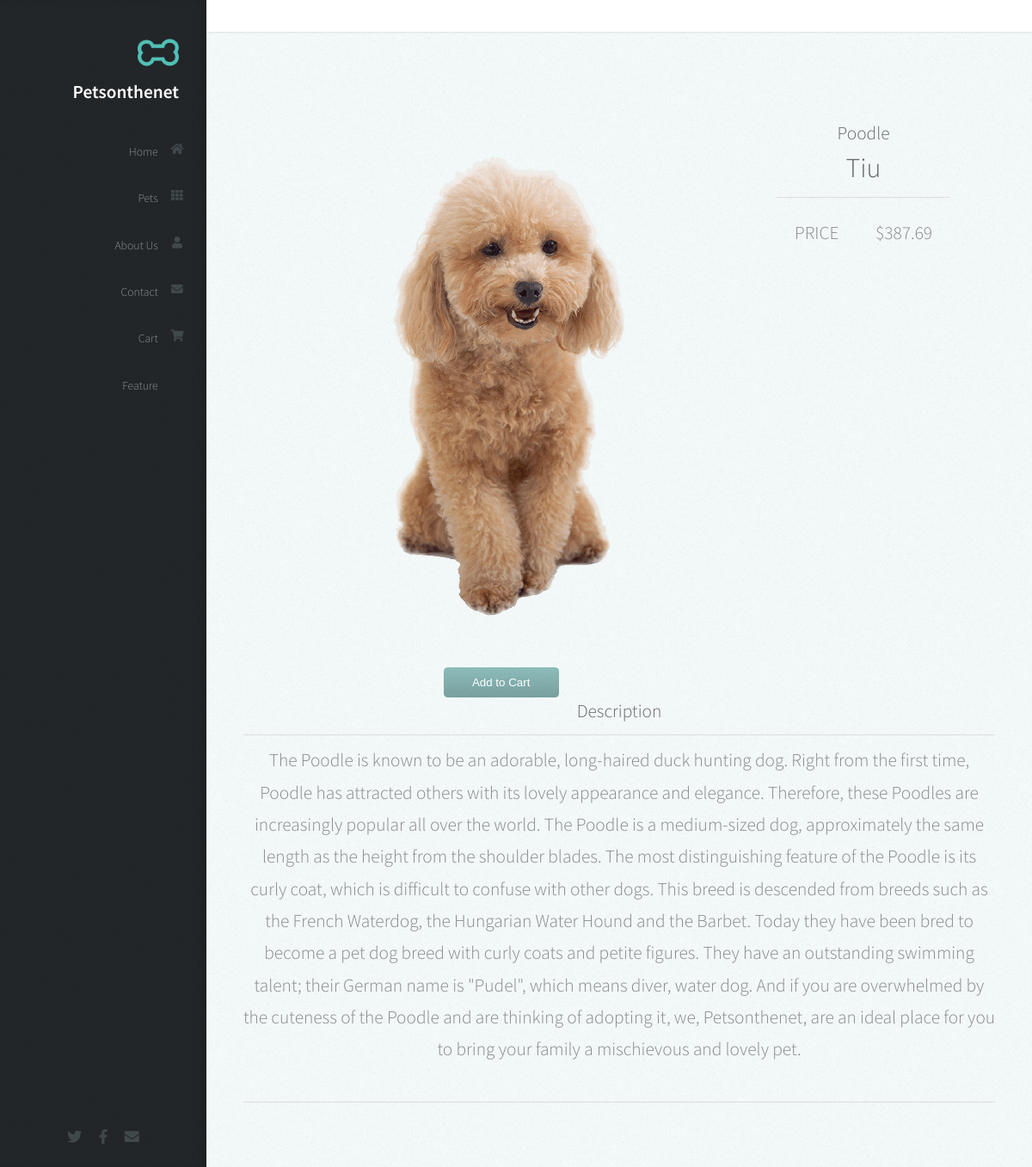
The page /product.php on the database its author committed.
### tables this page shows
CREATE TABLE pet_info (
  `pet_id` INT PRIMARY KEY AUTO_INCREMENT,
  `name` varchar(255) NOT NULL,
  `breed` varchar(255) NOT NULL,
  `species` varchar(50) NOT NULL,
  `color` varchar(255) NOT NULL,
  `description` varchar(1000),
  `price` double(10,2) NOT NULL,
  `image` varchar(255) NOT NULL,
  `number_sold` INT NOT NULL
);

### product.php (called while the page is built, shortened)
<?php
    include('header.php')
?>
<?php
    include('partial/_petinfo.php')
?>

### database/DBController.php (called while the page is built, shortened)
<?php
class DBController
{
    protected $host = 'sql300.epizy.com';
    protected $user = 'epiz_31711007';
    protected $password = 'CTJJ4ZQ3JagS';
    protected $database = "epiz_31711007_XXX";
    public function __construct()
    {
        $this->con = mysqli_connect($this->host, $this->user, $this->password, $this->database);
    }
}

### function.php (called while the page is built, shortened)
<?php
    require ('./database/DBController.php');
    require ('./database/Product.php');
$db = new DBController();
$product = new Product($db);
$product_shuffle = $product->getData();
$Cart = new cart($db);

### database/Product.php (called while the page is built, shortened)
<?php
class Product
{
    public $db = null;
    public function __construct(DBController $db)
    {
        $this->db = $db;
    }
    public function getData($table = 'pet_info'){
        $result = $this->db->con->query("SELECT * FROM {$table}");
        $resultArray = array();
        while ($pets = mysqli_fetch_array($result, MYSQLI_ASSOC)){
            $resultArray[] = $pets;
        }
        return $resultArray;
    }
}

### partial/_petinfo.php (the view, shortened to what this page needs)
<?php
    $pet_id = $_GET['pet_id'] ?? 1;
    foreach ($product->getData() as $item) :
        if ($item['pet_id'] == $pet_id) :
?>
<section id="pet_info" class="two">
    <div class="container">
        <div class="row">
            <div class="col-sm-6">
				<br>
                <img src="<?php echo $item['image'] ?? "./images/pet (1).jpg" ?>" alt="Responsive image" class="img-fluid">
                <div class="col-4 col-12-mobile">
                    <div class="col">
                    <br>
                    <form method="post">
                            <?php
                            if (in_array($item['pet_id'], $Cart->getCartId($product->getData('cart')) ?? [])){
                                echo '<button type="submit" disabled class="btn btn-success font-size-12">In the Cart</button>';
                            }else{
                                echo '<button type="submit" name="top_sale_submit" class="btn btn-warning font-size-12">Add to Cart</button>';
                            }
                            ?>
                        </form>
                    </div>
                </div>
            </div>
            <div class="col-sm-6 py-5">
				<br>
                <h5 class="font-baloo font-size-20"><?php echo $item['breed'] ?? "Poodle Toy Brown"; ?></h5>
                <strong><h3 class="font-baloo font-size-20"><?php echo $item['name'] ?? "Unknown"; ?></h3></strong>
                <hr class="m-0">
                <table class="my-3">
                    <tr class="font-rale font-size-14">
                        <strong><td>PRICE </td></strong>
                        <td class="font-size-20 text-danger">$<span><?php echo $item['price'] ?? 0; ?></span><small class="text-dark font-size-12"></small></td>
                    </tr>
                </table>
            </div>
        </div>
        <div class="col-12">
            <h4 class="font-rubik"><b>Description</b></h4>
            <hr>
            <p class="font-rale font-size-14"><?php echo $item['description'] ?? "Unknown"; ?></p>
            <hr>
		</div>
        </div>
    </div>
<?php
        endif;
        endforeach;
?>

### header.php (shortened to what this page needs)
<!DOCTYPE HTML>
<html>
	<head>
		<link rel="stylesheet" href="assets/css/main.css" />
	<?php
    	require ('function.php');
    ?>
	</head>
	<body class="is-preload">
			<div id="header">
				<div class="top">
						<div id="logo">
							<span class="image avatar48"><img src="images/Petsonthenet (Logo).png" alt="" /></span>
							<h1 id="title">Petsonthenet</h1>
						</div>
						<nav id="nav">
							<ul>
								<li><a href="index.php#top" id="top-link"><span class="icon solid fa-home">Home</span></a></li>
								<li><a href="index.php#product" id="products-link"><span class="icon solid fa-th">Pets</span></a></li>
								<li><a href="index.php#about" id="about-link"><span class="icon solid fa-user">About Us</span></a></li>
								<li><a href="index.php#contact" id="contact-link"><span class="icon solid fa-envelope">Contact</span></a></li>
								<li><a href="user_cart.php" id="cart"><span class="icon solid fa-shopping-cart">Cart</span></a></li>
								<li><a href="index.php#feature" id="feature-link"><span class="icon solid fa-bar-chart">Feature</span></a></li>
							</ul>
						</nav>
				</div>
				<div class="bottom">
						<ul class="icons">
							<li><a href="#" class="icon brands fa-twitter"><span class="label">Twitter</span></a></li>
							<li><a href="#" class="icon brands fa-facebook-f"><span class="label">Facebook</span></a></li>
							<li><a href="#" class="icon solid fa-envelope"><span class="label">Email</span></a></li>
						</ul>
				</div>
			</div>
			<div id="main">

### rows shown on the page
pet_info: image (picture), breed "Poodle", name "Tiu", price "387.69", description "The Poodle is known to be an adorable, long-haired duck hunting dog. Right from the first time, Poodle has attracted others with its lovely appearance and elegance. Therefore, these Poodles are increasingly popular all over the world. The Poodle is a medium-sized dog, approximately the same length as the height from the shoulder blades. The most distinguishing feature of the Poodle is its curly coat, which is difficult to confuse with other dogs. This breed is descended from breeds such as the French Waterdog, the Hungarian Water Hound and the Barbet. Today they have been bred to become a pet dog breed with curly coats and petite figures. They have an outstanding swimming talent; their…"
